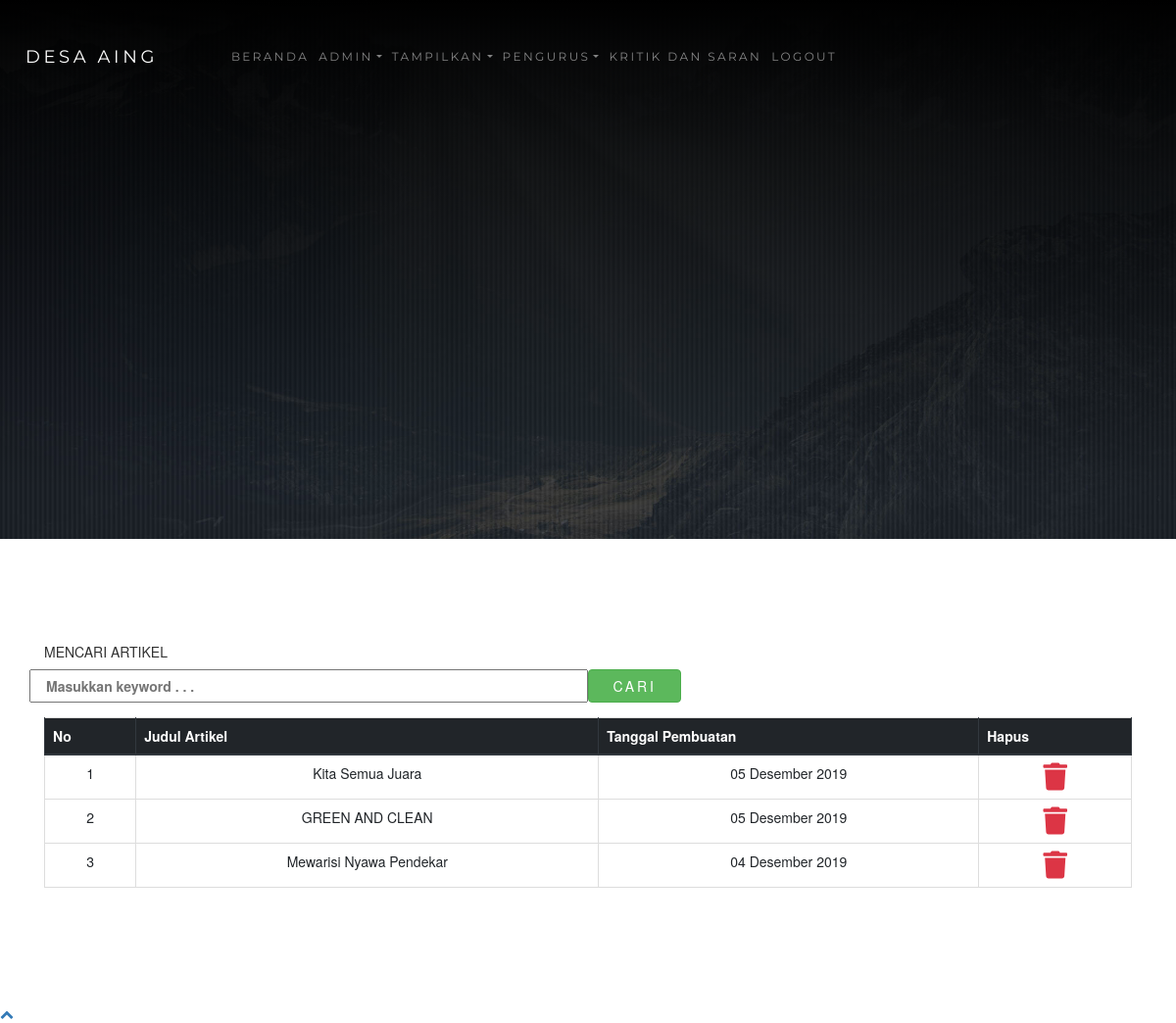
The app's page /admin.php?halaman=artikel1 (signed in) with its own data.
### tables this page shows
CREATE TABLE `artikel` (
  `id` int(11) NOT NULL,
  `tanggal` date NOT NULL,
  `judul` varchar(300) NOT NULL,
  `isi` text NOT NULL,
  `gambar` varchar(100) NOT NULL
);

### functions.php (called while the page is built, shortened)
<?php
$conn = mysqli_connect("localhost", "root", "", "ta_web");
function query($query)
{
    global $conn;
    $result = mysqli_query($conn, $query);
    $rows = [];
    while ($row = mysqli_fetch_assoc($result)) {
        $rows[] = $row;
    }
    return $rows;
}
function tgl_indo($tanggal)
{
    $bulan = array(
        1 =>   'Januari',
        'Februari',
        'Maret',
        'April',
        'Mei',
        'Juni',
        'Juli',
        'Agustus',
        'September',
        'Oktober',
        'November',
        'Desember'
    );
    $pecahkan = explode('-', $tanggal);
    return $pecahkan[2] . ' ' . $bulan[(int) $pecahkan[1]] . ' ' . $pecahkan[0];
}

### tampil_artikel.php (the view, shortened to what this page needs)
<?php
require 'functions.php';
$artikel = query("SELECT * FROM artikel ORDER BY id DESC");
?>
<!DOCTYPE html>
<html lang="en">
<head>
</head>
<body>
    <div class="inner-page">
        <div class="slider-item" style="background-image: url('images/konfirmasi.jpg');">
            <div class="container">
                <div class="row slider-text align-items-center justify-content-center">
                </div>
            </div>
        </div>
    </div>
    <section class="section blog">
        <div class="container">
            <form action="" method="post">
                <div class="form-group row font-weight-bold text-uppercase">
                    <h5 class="col-sm-12">Mencari Artikel</h5>
                    <input type="text" class="col-sm-6" placeholder="Masukkan keyword . . ." name="keyword" id="keyword" autocomplete="off">
                    <button type="submit" class="col-sm-1 btn btn-success" name="cari">Cari</button>
                </div>
            </form>
            <table class="table table-bordered text-center">
                <thead class="thead-dark">
                    <tr class="text-center">
                        <th>No</th>
                        <th>Judul Artikel</th>
                        <th>Tanggal Pembuatan </th>
                        <th>Hapus</th>
                    </tr>
                </thead>
                <?php $i = 1; ?>
                <tbody>
                    <?php foreach ($artikel as $row) : ?>
                        <tr>
                            <td><?= $i; ?></td>
                            <td><?= $row["judul"] ?></td>
                            <td><?= tgl_indo($row["tanggal"]); ?></td>
                            <td><a href="hapus.php?id=<?= $row["id"]; ?>&hapus=artikel1" onclick="return confirm('Mau dihapus ?')"><i class="fas fa-trash text-danger fa-2x"></i></a></td>
                        </tr>
                        <?php $i++; ?>
                    <?php endforeach; ?>
                </tbody>
            </table>
        </div>
    </section>
</body>
</html>

### records on screen
artikel: judul "Kita Semua Juara", tanggal "05 Desember 2019"
artikel: judul "GREEN AND CLEAN", tanggal "05 Desember 2019"
artikel: judul "Mewarisi Nyawa Pendekar", tanggal "04 Desember 2019"
